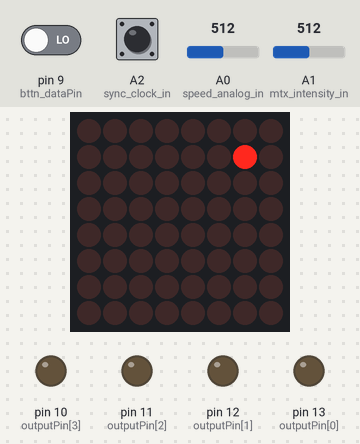
Bench run of a sketch on a simulated Arduino Uno, built with avr-gcc and run on an emulated ATmega328P. Shown: 8×8 LED matrix, output pins drawn as LEDs (lit = HIGH). Inputs (shaded band) come from the test bench; at power-on: pin 9 (bttn_dataPin) LOW, A2 (sync_clock_in) HIGH, A0 (speed_analog_in) = 512, A1 (mtx_intensity_in) = 512. Pins used as bus, display or sensor lines are not drawn.

Above: at 1.2 s.
1.3 s: pin 9 (bttn_dataPin) driven HIGH
At 3.0 s:
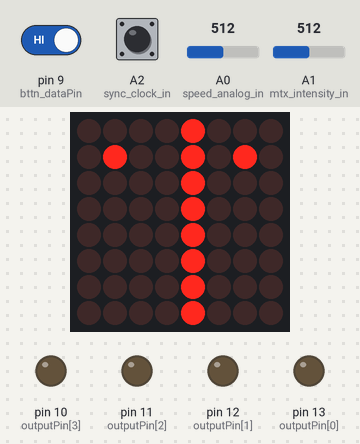
3.8 s: pin 9 (bttn_dataPin) driven LOW
At 5.0 s:
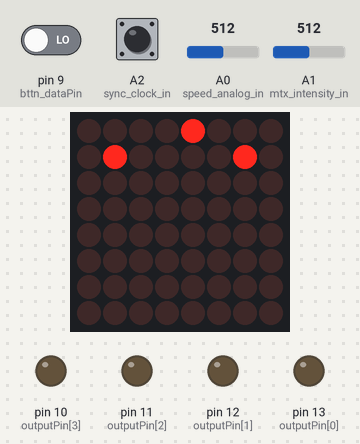
5.3 s: A2 (sync_clock_in) pulled LOW for 0.15 s
At 5.7 s:
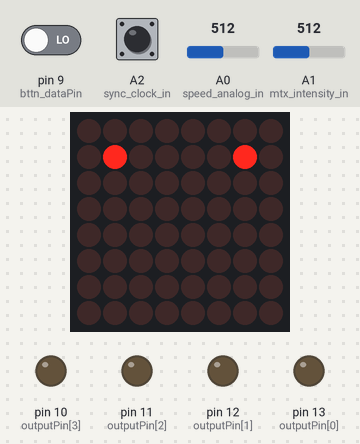
6.9 s: A2 (sync_clock_in) pulled LOW for 1 s
At 8.2 s:
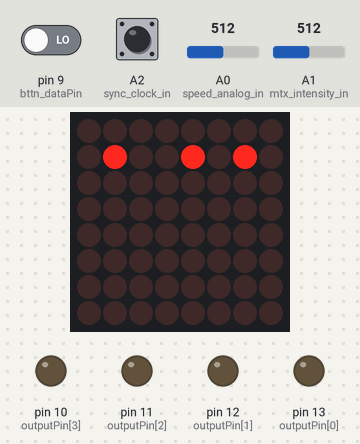
Timing chart, 0 to 9.9 s (numbered marks = the images above; inputs shaded):
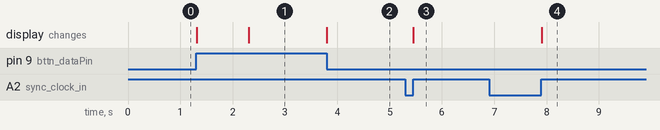

The sketch:

C01-SEQ.ino
```cpp
#include "LedControl.h"
#include <Servo.h>

// Comment the following line if the whole hardware is available (Clock In, Out, Speed control).
// #define MINIMAL_HARDWARE
// Comment the following line to disable servo output and have a standard pulse instead.
// #define SERVO_OUTPUT
// This setting optionally inverts the output when SERVO_OUTPUT is not defined. INVERTED OUTPUT = POSITIVE PULSES
 #define INVERTED_OUTPUT

// *******************************************************************************
// **                                                                           **
// **        C O N S T A N T S   &   P I N / B U T T O N   M A P P I N G        **
// **                                                                           **
// *******************************************************************************
const byte TOTAL_BUTTONS          = 16;
const byte TOTAL_STEPS            = 16;
const byte TOTAL_STEP_COLS        = TOTAL_STEPS/2;
const byte TOTAL_TRACKS           = 4;
const int  MIN_STEP_TIME          = 100;
const int  MAX_STEP_TIME          = 1000;
const int  RESET_PRESS_TIME       = 1000;
const byte CLK_SIGNAL_TIME        = 15;

#ifdef SERVO_OUTPUT
const byte HIT_SERVO_ANGLE        = 45;
const byte SERVO_START_ANGLE       = 5; // Never set to 0. May be outside of the range of some servos!
const byte SERVO_DELAY            = 50;
const byte SERVO_UPDATE_INT       = 10;
const byte SERVO_INCREMENT        = 4;
#endif

// Pin mapping ----------------------
#define bttn_latchPin         8
#define bttn_dataPin          9
#define bttn_clockPin         7
#define matrix_data           6
#define matrix_clock          5
#define matrix_load           4

#define speed_analog_in       A0
#define sync_clock_in         A2
#define sync_clock_out        A3
#define mtx_intensity_in      A1

#define CLOCK_IN_THRESHOLD    200  // A value from 0 to 1023, which represents the range from 0 to VCC

// Output pins ----------------------
const int outputPin[TOTAL_TRACKS]        = { 13, 12, 11, 10};

// Button mapping (4021) ------------
const byte step_buttons[TOTAL_STEP_COLS] = { 9, 10, 11, 7, 6, 5, 4, 0};
const byte track_buttons[TOTAL_TRACKS]   = { 8, 12, 13, 14};
const byte PLAY_BUTTON                   = 2;
const byte PAGE_SEL_BUTTON               = 1;
const byte MUTE_BUTTON                   = 15;


//                            G  C  E  DP D  F [A, B (Unconnected)]
const byte LED_ROW_REMAP[] = {7, 3, 5, 0, 4, 6, 1, 2};
//                           D1  D5 D7 D3 D2 D7 D4 D0
const byte LED_COL_REMAP[] = {1, 5, 7, 3, 2, 6, 4, 0};

const byte OFFBEAT_LED_ROW = 6; // SEG_A: Check previous mapping.
const byte OFFBEAT_LED_COL = 0; // DIG_1: Check previous mapping.

// *******************************************************************************
// **                                                                           **
// **                      D A T A   D E C L A R A T I O N S                    **
// **                                                                           **
// *******************************************************************************
const byte TOTAL_BBYTES   = (TOTAL_BUTTONS + (8 - (TOTAL_BUTTONS % 8))) / 8;

byte buttonData[TOTAL_BBYTES];
byte prevBttnData[TOTAL_BBYTES];
word stepData[TOTAL_TRACKS];
bool isTrackActive[TOTAL_TRACKS];
bool isStepActive[TOTAL_STEPS];

volatile int            stepInterval;
volatile byte           currentStep = TOTAL_STEPS-1;
volatile word           msCounter;
volatile byte           currentTrack = 0;
volatile boolean        playing = true;
volatile byte           currentSequencePage = 0;
volatile unsigned long  lastClockIn;
volatile word           extClockInterval;
LedControl ledMatrix  = LedControl (matrix_data, matrix_clock, matrix_load, 1);

// *******************************************************************************
// **                                                                           **
// **                        B U T T O N   H A N D L I N G                      **
// **                                                                           **
// *******************************************************************************
boolean getButtonPressed (byte b) {
  if (b >= TOTAL_BUTTONS) return false;
  return buttonData[b / 8] & (byte)(1 << (b % 8));
}

boolean getButtonPrevPressed (byte b) {
  if (b >= TOTAL_BUTTONS) return false;
  return prevBttnData[b / 8] & (byte)(1 << (b % 8));
}

boolean getButtonHit (byte b){
  return getButtonPressed(b) && !(getButtonPrevPressed(b));
}

boolean getButtonReleased (byte b){
  return !getButtonPressed(b) && (getButtonPrevPressed(b));
}

void setButton (byte b, boolean val) {
  if (b >= TOTAL_BUTTONS) return;
  if (val) {
    buttonData[b / 8] |= (byte)(1 << (b % 8));
  }else {
    buttonData[b / 8] &= ~(byte)(1 << (b % 8));
  }
}

void readButtons() {
  byte i, b;

  // Keep a record of the previous state of every button
  for (int b =  0; b < TOTAL_BBYTES;  b++) prevBttnData[b] = buttonData[b];

  //Pulse the latch pin:
  digitalWrite(bttn_latchPin, 1);
  delayMicroseconds(20);
  digitalWrite(bttn_latchPin, 0);

  for (i=0; i<TOTAL_BUTTONS; i++){
    digitalWrite(bttn_clockPin, 0);
    setButton (i, digitalRead(bttn_dataPin));
    digitalWrite(bttn_clockPin, 1);
  }
}

// *******************************************************************************
// **                                                                           **
// **                    S T E P   D A T A   H A N D L I N G                    **
// **                                                                           **
// *******************************************************************************
void enableAllSteps(bool enabled){
	for (byte s =  0; s < TOTAL_STEPS;  s++) isStepActive[s] = enabled;
}


boolean getStepData (byte track, byte stepN){
  if (track >= TOTAL_TRACKS || stepN > TOTAL_STEPS) return false;
  return stepData[track] & (word)(1 << stepN);
}

void setStepData (byte track, byte stepN, boolean val){
  if (track >= TOTAL_TRACKS || stepN > TOTAL_STEPS) return;
  if (val) {
    stepData[track] |= (word)(1 << stepN);
  }else {
    stepData[track] &= ~(word)(1 << stepN);
  }
}

void resetSteps (){
  for (byte t =  0; t < TOTAL_TRACKS;  t++) stepData[t] = 0;
}

void toggleStepData (byte track, byte stepN){
  boolean curVal = getStepData (track, stepN);
  setStepData (track, stepN, !curVal);
}

void toggleStepEnabled (byte stepN){
  isStepActive[stepN] = !isStepActive[stepN];
}

byte nextEnabledStep (byte fromStep){
  byte st;
  for (byte b = 1; b < TOTAL_STEPS; b++) {
    st = (fromStep + b) % TOTAL_STEPS;
    if (isStepActive[st]) return st;
  }
  return 0;
}
// *******************************************************************************
// **                                                                           **
// **               L E D   M A T R I X   P R O C E D U R E S                   **
// **                                                                           **
// *******************************************************************************
void displayStepData (byte track, byte stepN, boolean val){
  ledMatrix.setLed(0, LED_COL_REMAP[stepN], LED_ROW_REMAP[track], val);
}

void refreshStepData(){
  for (byte t=0; t < TOTAL_TRACKS; t++){
    for (byte s=0; s < TOTAL_STEP_COLS; s++){
      displayStepData (t, s, getStepData (t, s*2 + currentSequencePage));
    }
  }
}

void refreshStepReferenceRow (){
  byte curStepLed = 255; // Initialized to a number outside of the valid range.

  if (isStepActive[currentStep] && ((currentStep % 2) == currentSequencePage)) curStepLed = currentStep/2;

  for (byte i = 0; i < TOTAL_STEP_COLS; i++) {
    ledMatrix.setLed(0, LED_COL_REMAP[i], LED_ROW_REMAP[TOTAL_TRACKS], (i == curStepLed));
  }
}

void showActiveSteps (){
  // We will  show the enabled/active steps using the step reference row
  for (byte i = 0; i < TOTAL_STEP_COLS; i++) {
    ledMatrix.setLed(0, LED_COL_REMAP[i], LED_ROW_REMAP[TOTAL_TRACKS], isStepActive[i*2 + currentSequencePage]);
  }
}

void displayTrackSelection (byte track, boolean val){
  // The total_tracks+1 rows is an 8 pixel "row" laid out as a column, with 2 LEDs
  // per track, the first one being the active track indicator, and the second one
  // if the track is currently muted.
  ledMatrix.setLed(0, LED_COL_REMAP[track*2], LED_ROW_REMAP[TOTAL_TRACKS+1], val);
}

void displayTrackEnabled (byte track, boolean enabled){
  ledMatrix.setLed(0, LED_COL_REMAP[track*2+1], LED_ROW_REMAP[TOTAL_TRACKS+1], !enabled);
}

void toggleTrackEnabled (byte t){
  isTrackActive[t] = !isTrackActive[t];
  displayTrackEnabled (t, isTrackActive[t]);
}

void enableAllTracks(bool enabled){
	for (byte t =  0; t < TOTAL_TRACKS;  t++) {
	  isTrackActive[t] = enabled;
    displayTrackEnabled (t, isTrackActive[t]);
	}
}
// *******************************************************************************
// **                                                                           **
// **                       S E R V O   C O N T R O L                           **
// **                                                                           **
// *******************************************************************************
#ifdef SERVO_OUTPUT
class Sweeper {
  int pos;                  // current servo position
  bool moving;
  int  updateInterval;      // interval between updates
  unsigned long lastUpdate; // last update of position
  int incstep;              // increment to move for each interval
  unsigned long servoMovementStart;
  int servoStartDelay;

public:
  Servo servo;              // the servo

  Sweeper(){
    servoMovementStart = -1;
    pos = -1;
    setParams (0, 0);
  }

  void setTargetPos (int p){
    if (pos == p) return;
    pos = p;
    servo.write (p);
  }
  void setParams (int interval, int is){
    updateInterval = interval;
    incstep = is;
    moving = false;
  }

  void attach(int pin){
    servo.attach(pin);
    setTargetPos (SERVO_START_ANGLE);
  }

  void beat(){
    servoMovementStart = millis();
    // Fixed delay, based on "SERVO_DELAY"
    //servoStartDelay = max(extClockInterval - SERVO_DELAY, 0);

    // Compute auto servo delay, based on the current update values, the starting angle, and the ending position
    int servoTime = (updateInterval*(HIT_SERVO_ANGLE - pos)) / incstep;
    servoStartDelay = constrain(extClockInterval - servoTime, 0, extClockInterval - updateInterval);
  }

  void update(){
    unsigned long curTime = millis();
    int targetPos;

    // Are we waiting the delay before we move?
    if (servoMovementStart != -1) {
      if (curTime - servoMovementStart >= servoStartDelay) {
        servoMovementStart = -1;
        lastUpdate = curTime;
        moving = true;
      }
    }

    if (moving){
      if((curTime - lastUpdate) >= updateInterval){
        lastUpdate = curTime;
        targetPos = constrain(pos + incstep, SERVO_START_ANGLE, HIT_SERVO_ANGLE+1);
        if (pos < HIT_SERVO_ANGLE) {
          setTargetPos (targetPos);
        }else{
          moving = false;
        }
      }
    }else {
      setTargetPos max(targetPos-1, SERVO_START_ANGLE);
    }
  }
};
#else

class Sweeper {
  unsigned long beatStart;
  int outpin;

public:
  Sweeper(){
    beatStart = millis() + CLK_SIGNAL_TIME + 1;
  }

  void off(){
#ifdef INVERTED_OUTPUT
    digitalWrite(outpin, LOW);
#else
    digitalWrite(outpin, HIGH);
#endif
  }

  void on() {
#ifdef INVERTED_OUTPUT
    digitalWrite(outpin, HIGH);
#else
    digitalWrite(outpin, LOW);
#endif
  }

  void attach(int pin){
    outpin = pin;
    pinMode (outpin, OUTPUT);
    off();
  }

  void beat(){
    beatStart = millis();
    on();
  }

  void update(){
    if (millis() - beatStart >= CLK_SIGNAL_TIME) off();
  }
};
#endif

Sweeper sweeper[TOTAL_TRACKS];
// *******************************************************************************
// **                                                                           **
// **   A R D U I N O   P R O C S   &   I N T E R R U P T   H A N D L I N G     **
// **                                                                           **
// *******************************************************************************
// TIMER0 INTERRUPT --------------------------------------------
volatile int clkCounter = -1;
volatile bool lastClockVal = HIGH;
volatile bool curClockVal;
volatile unsigned long rightNow;

// This interrupt is called once a millisecond.
SIGNAL(TIMER0_COMPA_vect) {
  rightNow = millis();

  for (byte s=0; s<TOTAL_TRACKS;s++){
    sweeper[s].update();
  }

#ifdef MINIMAL_HARDWARE
  // Use the output as input in minimal hardware config
  curClockVal = digitalRead (sync_clock_out);
#else
  // Otherwise read the actual input
  curClockVal = digitalRead (sync_clock_in);
#endif

  if (curClockVal == true && lastClockVal == false){
    extClockInterval = rightNow - lastClockIn;
    lastClockIn = rightNow;
    if (playing) currentStep = nextEnabledStep(currentStep);
  }
  lastClockVal = curClockVal;

  msCounter++;
  if ((msCounter >= stepInterval) && (clkCounter == -1)){
    clkCounter = 0;
    msCounter = 0;
    digitalWrite (sync_clock_out, HIGH);
  }else {
    clkCounter++;
    if (clkCounter >= CLK_SIGNAL_TIME){
      digitalWrite (sync_clock_out, LOW);
      clkCounter = -1;
    }
  }
}

// SETUP -------------------------------------------------------
void setup() {
  //start serial
  Serial.begin(9600);

  //define pin modes
  pinMode(bttn_latchPin, OUTPUT);
  pinMode(bttn_clockPin, OUTPUT);
  pinMode(bttn_dataPin, INPUT);
  pinMode(speed_analog_in, INPUT);
  pinMode(sync_clock_in, INPUT);
  digitalWrite(sync_clock_in, HIGH); // Enable pullup resistors
  pinMode(mtx_intensity_in, INPUT);
  pinMode(sync_clock_out, OUTPUT);

  ledMatrix.shutdown (0,false);
  ledMatrix.clearDisplay(0);

  // Reset data
  resetSteps ();
  enableAllSteps(true);
  enableAllTracks(true);

  // Show starting track
  displayTrackSelection (currentTrack, true);

  // Initialize sweepers
  for (byte t=0; t<TOTAL_TRACKS; t++){
    sweeper[t].attach(outputPin[t]);
#ifdef SERVO_OUTPUT
    sweeper[t].setParams(SERVO_UPDATE_INT, SERVO_INCREMENT);
#endif
  }

  // All tracks and steps start active
  for (byte s=0; s < TOTAL_STEPS;  s++) isStepActive[s] = true;
  for (byte t=0; t < TOTAL_TRACKS; t++) isTrackActive[t] = true;

  // Servo update interrupt
  // Timer0 is already used for millis() - we'll just interrupt somewhere
  // in the middle and call the "Compare A" function below
  OCR0A = 0xAF;
  TIMSK0 |= _BV(OCIE0A);
}

// LOOP --------------------------------------------------------
unsigned long playPressedTime = 0;
boolean       canReset = true;
int           lastProcessedStep = -1;
unsigned long currentTime;
bool          muteButtonPressed = false;

void loop() {
  byte realStep;

  currentTime = millis();

  readButtons();
#ifdef MINIMAL_HARDWARE
  stepInterval = MIN_STEP_TIME + (MAX_STEP_TIME - MIN_STEP_TIME)/2;
#else
  // Read the speed selection pot
  stepInterval = map(analogRead(speed_analog_in), 0, 1023, MIN_STEP_TIME, MAX_STEP_TIME);
  byte mtxIntensity = map (analogRead(mtx_intensity_in), 0, 1023, 0, 15);
  ledMatrix.setIntensity (0, mtxIntensity);

#endif
  // Some operations depend on the state of the mute button.
  muteButtonPressed = getButtonPressed (MUTE_BUTTON);

  // Track selection / Track mute
  for (byte t=0;t<TOTAL_TRACKS;t++){
    if (getButtonHit(track_buttons[t])) {
      if (muteButtonPressed) {
        toggleTrackEnabled (t);
      }else {
        // Update the selected track.
        // Turn OFF the led of the previous track
        displayTrackSelection (currentTrack, false);
        // Update the track value
        currentTrack = t;
      }
    }
  }

  // Turn ON the led of the new track
  displayTrackSelection (currentTrack, true);

  // Read step buttons and modify the current sequence if needed
  for (byte s=0;s<TOTAL_STEP_COLS;s++){
    if (getButtonHit(step_buttons[s])) {
      realStep = s*2 + currentSequencePage;
      if (muteButtonPressed){
        toggleStepEnabled (realStep);
      }else {
        toggleStepData (currentTrack, realStep);
        displayStepData (currentTrack, s, getStepData(currentTrack, realStep));
      }
    }
  }

  // Control buttons ########################
  // Play / Pause / Reset ----
  if (getButtonReleased(PLAY_BUTTON)) {
      // canReset is set to true when the button is not pressed
    if (canReset) playing = !playing;
  }else if (getButtonHit(PLAY_BUTTON)){
    playPressedTime = currentTime;
  }else if (getButtonPressed(PLAY_BUTTON)) {
    if ((currentTime - playPressedTime >= RESET_PRESS_TIME) && canReset) {
        // Full reset
        resetSteps ();
		enableAllSteps(true);
		enableAllTracks(true);
        refreshStepData();
        playing = true;
        canReset = false;
    }
  }else {
    canReset = true;
    playPressedTime = 0;
  }

  // Page selection button -----
  if (getButtonHit(PAGE_SEL_BUTTON)){
    currentSequencePage = (currentSequencePage + 1) % 2;
    ledMatrix.setLed(0, LED_COL_REMAP[OFFBEAT_LED_COL], LED_ROW_REMAP[OFFBEAT_LED_ROW], currentSequencePage);
    refreshStepData();
  }

  // Refresh the step reference bar if needed with the relevant information
  if (muteButtonPressed){
    showActiveSteps ();
  }else {
    refreshStepReferenceRow();
  }

  // Sequence Control ########################
  // Let's re-use the realStep variable. This time to tell us the step that the servos will execute
  // which will always be the step ahead.
  realStep = nextEnabledStep(currentStep);

  if (lastProcessedStep != realStep) {
    lastProcessedStep = realStep;
    // Execute step
    for (byte t=0; t<TOTAL_TRACKS;t++){
      if (isTrackActive[t] && isStepActive[realStep] && getStepData(t, realStep)) sweeper[t].beat();
    }
  }
}
```

Measured:
- after the input at 1.3 s, the display: first changes at once (image 1 shows a later state)
- after the input at 3.8 s, the display: changes at once (image 2)
- after the input at 5.3 s, the display: changes after 0.15 s (image 3)
- after the input at 6.9 s, the display: changes after 1.0 s (image 4)
